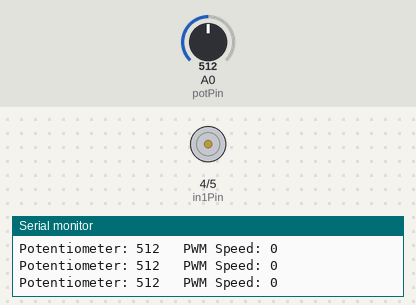
Bench run of a sketch on a simulated Arduino Uno, built with avr-gcc and run on an emulated ATmega328P. On the bench: motor-driver pin pairs drawn as motors (green arrow = first pin HIGH = forward, orange = second pin HIGH = backward, longer = more drive, scaled by the enable pin), the last lines printed to the serial monitor. The inputs (shaded band) are chosen by the test bench; at power-on: A0 (potPin) = 512.

Above: at 1.2 s.
1.3 s: A0 (potPin) set to 531
2.8 s: A0 (potPin) set to 716
At 4.0 s:
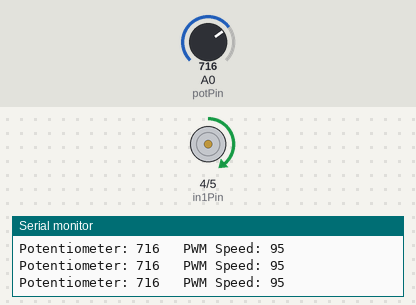
4.3 s: A0 (potPin) set to 900
At 5.4 s:
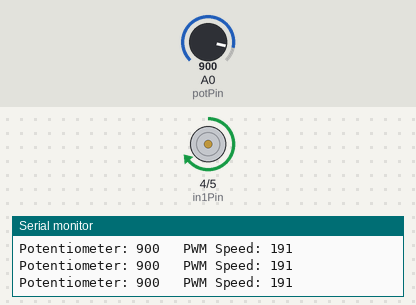
5.8 s: A0 (potPin) set to 988
At 6.1 s:
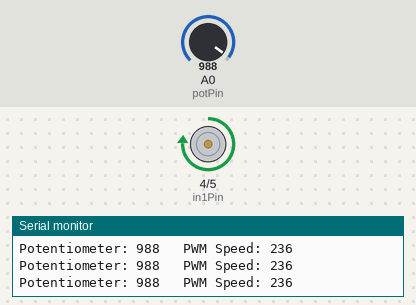
7.3 s: A0 (potPin) set to 1016
At 8.0 s:
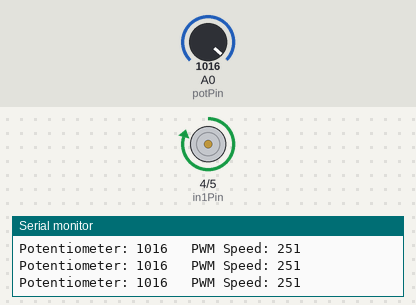
10.3 s: A0 (potPin) set to 480
At 11.3 s:
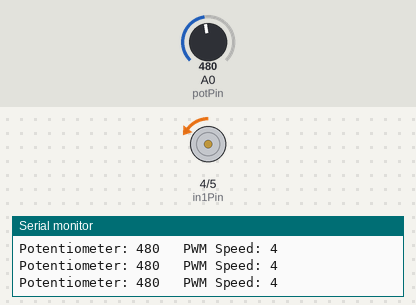
Timing chart, 0 to 12.8 s (numbered marks = the images above; inputs shaded):
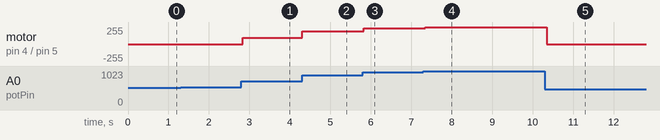

The sketch:

ex2-1.ino
```cpp
const int enPin = 9;
const int in1Pin = 4;
const int in2Pin = 5;
const int potPin = A0;

void setup() {
  pinMode(enPin, OUTPUT);
  pinMode(in1Pin, OUTPUT);
  pinMode(in2Pin, OUTPUT);

  Serial.begin(9600);
}

void loop() {
  int potValue = analogRead(potPin);
  int motorSpeed = 0;

  if (potValue > 530) {
    digitalWrite(in1Pin, HIGH);
    digitalWrite(in2Pin, LOW);

    motorSpeed = map(potValue, 531, 1023, 0, 255);
  }

  else if (potValue < 490) {
    digitalWrite(in1Pin, LOW);
    digitalWrite(in2Pin, HIGH);

    motorSpeed = map(potValue, 489, 0, 0, 255);
  }

  else {
    digitalWrite(in1Pin, LOW);
    digitalWrite(in2Pin, LOW);
    motorSpeed = 0;
  }

  analogWrite(enPin, motorSpeed);

  Serial.print("Potentiometer: ");
  Serial.print(potValue);
  Serial.print("\t PWM Speed: ");
  Serial.println(motorSpeed);

  delay(50);
}
```

Measured:
- after the input at 2.8 s, motor on pin 4 (in1Pin) / pin 5 (in2Pin): stopped → forward 95/255 at once
- after the input at 4.3 s, motor on pin 4 (in1Pin) / pin 5 (in2Pin): forward 95/255 → forward 191/255 at once
- after the input at 5.8 s, motor on pin 4 (in1Pin) / pin 5 (in2Pin): forward 191/255 → forward 236/255 at once
- after the input at 7.3 s, motor on pin 4 (in1Pin) / pin 5 (in2Pin): forward 236/255 → forward 251/255 after 0.05 s
- after the input at 10.3 s, motor on pin 4 (in1Pin) / pin 5 (in2Pin): forward 251/255 → backward 4/255 at once
